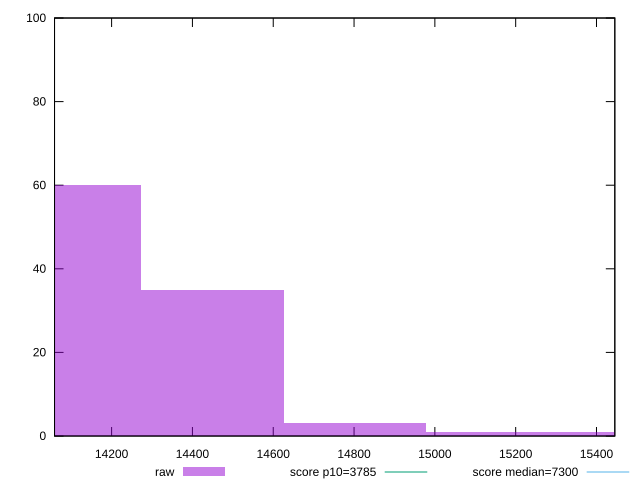

This figure's gnuplot source:
reset

$raw <<EOF
15506.50837573889 1
14801.667085932577 3
15154.087730835734 1
14096.825796126264 60
14449.24644102942 35
EOF

set key outside below
set boxwidth 352.4206449031566
set xrange [14058.73145:15445.365]
set yrange [0:100]
set trange [0:100]
set style fill transparent solid 0.5 noborder

set parametric
set terminal svg size 640, 490 enhanced background rgb 'white'
set output "report_00019_2021-02-10T18-14-37.922Z//interactive/samples/pages/raw/histogram.svg"

plot $raw title "raw" with boxes, \
     3785,t title "score p10=3785", \
     7300,t title "score median=7300"

reset
